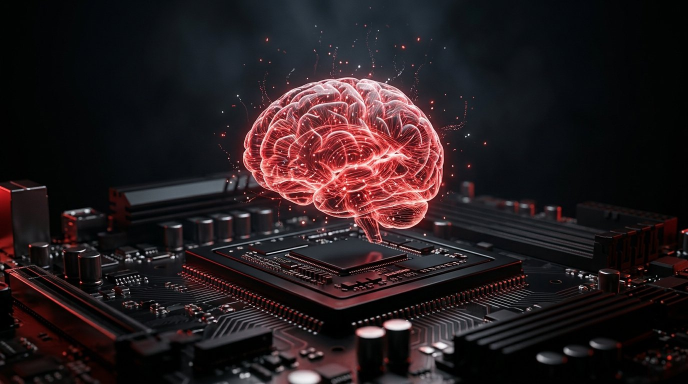
#> input picture tools/news-art/assets/beat-ai.jpg, 1376 x 768 px (shown at 1/2 size)
$ python -i prepare-assets.py   (imports and definitions only)
#> lines starting #> are read from the running program, lines starting #| are printed output that depends on the picture
#> further down, picture is the input picture: PIL image 1376x768 RGB; mean R, G, B 38.5, 27.9, 30.7
# Flow originals (D:\AI-ART\BotPress\brand\ihc-press\news-art\*.jpg, ~0.5-0.8 MB each) -> render-sized copies in tools/news-art/assets
# usage: python tools/news-art/prepare-assets.py [srcDir]   (needs Pillow)
import sys
from pathlib import Path
from PIL import Image, ImageStat

src = Path(sys.argv[1] if len(sys.argv) > 1 else r"D:\AI-ART\BotPress\brand\ihc-press\news-art")
dst = Path(__file__).resolve().parent / "assets"
# [1 line not run here, left out]


def trim_letterbox(im):
    """Flow sometimes adds cinematic black bars even when told not to: cut rows that are dark AND flat (no detail),
    only when both top and bottom have them, so the empty dark sky deliberately left above a subject is kept."""
    g = im.convert("L")
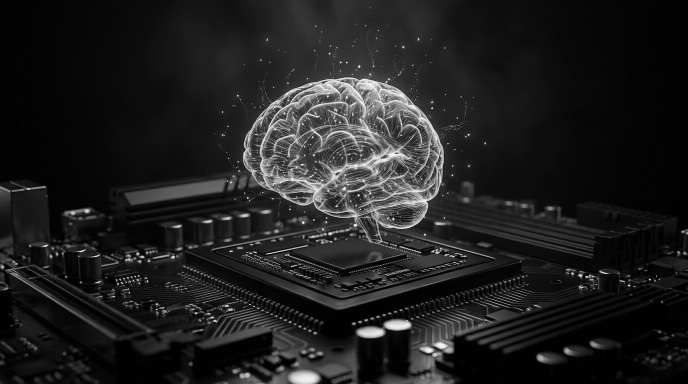
#> g: PIL image 1376x768 L (shown at 1/2 size); min 0, max 255, mean 31.4
    flat = lambda y: (lambda st: st.mean[0] < 16 and st.stddev[0] < 4)(ImageStat.Stat(g.crop((0, y, g.width, y + 1))))
    top = 0
    while top < g.height // 4 and flat(top):
        top += 1
#> after the loop, top = 0
    bot = g.height
#> bot = 768
    while bot > g.height * 3 // 4 and flat(bot - 1):
        bot -= 1
#> after the loop, bot = 768
    if top > 20 and g.height - bot > 20:  # real letterbox = bars on BOTH edges; one dark edge is just empty sky
        print(f"  trimmed bars top {top}px, bottom {g.height - bot}px")
        return im.crop((0, top, im.width, bot))
    return im

# [10 lines not run here, left out]

>>> from PIL import Image
>>> picture = Image.open('assets/beat-ai.jpg')
>>> result = trim_letterbox(picture)
